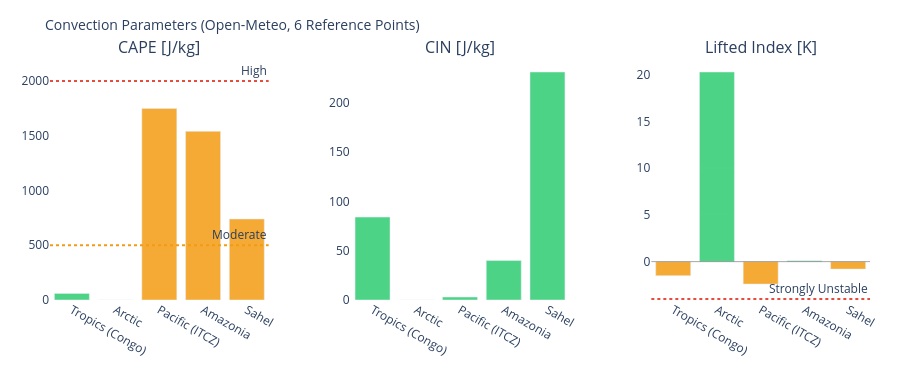

Notebook cell for this chart:
### Markdown cell above
---
## 3. Visualizations

### Code cell
# ============================================================
# CAPE / CIN / LIFTED INDEX – Convection potential
# ============================================================

if not df_atm.empty:
    fig = make_subplots(
        rows=1, cols=3,
        subplot_titles=['CAPE [J/kg]', 'CIN [J/kg]', 'Lifted Index [K]'],
        horizontal_spacing=0.1
    )
    pts = df_atm['point'].tolist()
    pt_colors = ['#E85D24','#185FA5','#888780','#378ADD','#639922','#F2A623']

    # CAPE – höher = mehr Gewitterpotential
    cape_vals = df_atm['cape'].fillna(0).tolist()
    cape_colors = ['#e74c3c' if v > 2000 else '#f39c12' if v > 500 else '#2ecc71'
                   for v in cape_vals]
    fig.add_trace(go.Bar(x=pts, y=cape_vals, marker_color=cape_colors,
                         opacity=0.85, showlegend=False), row=1, col=1)
    fig.add_hline(y=2000, line_dash='dot', line_color='#e74c3c',
                  annotation_text='High', row=1, col=1)
    fig.add_hline(y=500,  line_dash='dot', line_color='#f39c12',
                  annotation_text='Moderate', row=1, col=1)

    # CIN – negativer = stärker gedeckelt (weniger Auslöse)
    cin_vals = df_atm['cin'].fillna(0).tolist()
    cin_colors = ['#e74c3c' if v < -200 else '#f39c12' if v < -50 else '#2ecc71'
                  for v in cin_vals]
    fig.add_trace(go.Bar(x=pts, y=cin_vals, marker_color=cin_colors,
                         opacity=0.85, showlegend=False), row=1, col=2)

    # Lifted Index – negativ = instabil
    li_vals = df_atm['li'].fillna(0).tolist()
    li_colors = ['#e74c3c' if v < -4 else '#f39c12' if v < 0 else '#2ecc71'
                 for v in li_vals]
    fig.add_trace(go.Bar(x=pts, y=li_vals, marker_color=li_colors,
                         opacity=0.85, showlegend=False), row=1, col=3)
    fig.add_hline(y=0, line_color='gray', line_width=0.7, row=1, col=3)
    fig.add_hline(y=-4, line_dash='dot', line_color='#e74c3c',
                  annotation_text='Strongly Unstable', row=1, col=3)

    fig.update_layout(
        title=dict(text='Convection Parameters (Open-Meteo, 6 Reference Points)', font=dict(size=14)),
        height=380, plot_bgcolor='rgba(0,0,0,0)', paper_bgcolor='rgba(0,0,0,0)',
        margin=dict(l=50, r=30, t=60, b=80)
    )
    fig.update_xaxes(tickangle=30)
    fig.show()

### Figure 1 — Plotly figure (JSON) as saved in the notebook; plotly's stock layout.template omitted (floating-point values rounded to 4 significant figures)
{"data": [{"marker": {"color": ["#2ecc71", "#2ecc71", "#f39c12", "#f39c12", "#f39c12"]}, "opacity": 0.85, "showlegend": false, "type": "bar", "x": ["Tropics (Congo)", "Arctic", "Pacific (ITCZ)", "Amazonia", "Sahel"], "xaxis": "x", "y": [60.0, 0.0, 1750.0, 1540.0, 740.0], "yaxis": "y"}, {"marker": {"color": ["#2ecc71", "#2ecc71", "#2ecc71", "#2ecc71", "#2ecc71"]}, "opacity": 0.85, "showlegend": false, "type": "bar", "x": ["Tropics (Congo)", "Arctic", "Pacific (ITCZ)", "Amazonia", "Sahel"], "xaxis": "x2", "y": [84.0, 0.0, 3.0, 40.0, 231.0], "yaxis": "y2"}, {"marker": {"color": ["#f39c12", "#2ecc71", "#f39c12", "#2ecc71", "#f39c12"]}, "opacity": 0.85, "showlegend": false, "type": "bar", "x": ["Tropics (Congo)", "Arctic", "Pacific (ITCZ)", "Amazonia", "Sahel"], "xaxis": "x3", "y": [-1.5, 20.3, -2.4, 0.1, -0.8], "yaxis": "y3"}], "layout": {"annotations": [{"font": {"size": 16}, "showarrow": false, "text": "CAPE [J/kg]", "x": 0.1333, "xanchor": "center", "xref": "paper", "y": 1.0, "yanchor": "bottom", "yref": "paper"}, {"font": {"size": 16}, "showarrow": false, "text": "CIN [J/kg]", "x": 0.5, "xanchor": "center", "xref": "paper", "y": 1.0, "yanchor": "bottom", "yref": "paper"}, {"font": {"size": 16}, "showarrow": false, "text": "Lifted Index [K]", "x": 0.8667, "xanchor": "center", "xref": "paper", "y": 1.0, "yanchor": "bottom", "yref": "paper"}, {"showarrow": false, "text": "High", "x": 1, "xanchor": "right", "xref": "x domain", "y": 2000, "yanchor": "bottom", "yref": "y"}, {"showarrow": false, "text": "Moderate", "x": 1, "xanchor": "right", "xref": "x domain", "y": 500, "yanchor": "bottom", "yref": "y"}, {"showarrow": false, "text": "Strongly Unstable", "x": 1, "xanchor": "right", "xref": "x3 domain", "y": -4, "yanchor": "bottom", "yref": "y3"}], "height": 380, "margin": {"b": 80, "l": 50, "r": 30, "t": 60}, "paper_bgcolor": "rgba(0,0,0,0)", "plot_bgcolor": "rgba(0,0,0,0)", "shapes": [{"line": {"color": "#e74c3c", "dash": "dot"}, "type": "line", "x0": 0, "x1": 1, "xref": "x domain", "y0": 2000, "y1": 2000, "yref": "y"}, {"line": {"color": "#f39c12", "dash": "dot"}, "type": "line", "x0": 0, "x1": 1, "xref": "x domain", "y0": 500, "y1": 500, "yref": "y"}, {"line": {"color": "gray", "width": 0.7}, "type": "line", "x0": 0, "x1": 1, "xref": "x3 domain", "y0": 0, "y1": 0, "yref": "y3"}, {"line": {"color": "#e74c3c", "dash": "dot"}, "type": "line", "x0": 0, "x1": 1, "xref": "x3 domain", "y0": -4, "y1": -4, "yref": "y3"}], "title": {"font": {"size": 14}, "text": "Convection Parameters (Open-Meteo, 6 Reference Points)"}, "xaxis": {"anchor": "y", "domain": [0.0, 0.2667], "tickangle": 30}, "xaxis2": {"anchor": "y2", "domain": [0.3667, 0.6333], "tickangle": 30}, "xaxis3": {"anchor": "y3", "domain": [0.7333, 1.0], "tickangle": 30}, "yaxis": {"anchor": "x", "domain": [0.0, 1.0]}, "yaxis2": {"anchor": "x2", "domain": [0.0, 1.0]}, "yaxis3": {"anchor": "x3", "domain": [0.0, 1.0]}}}
